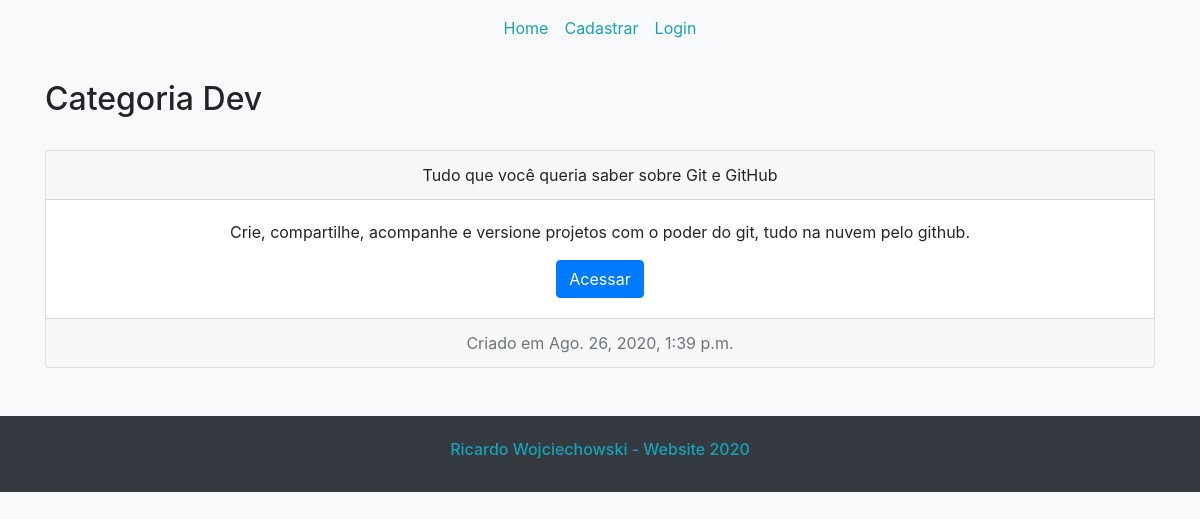
Screenshot of /categorias/Dev/ with the database file from the repository.
### blog/models.py (models this page shows, shortened)
class Post(models.Model):
    title = models.CharField(max_length=255)
    header_image = models.ImageField(null=True,
                                     blank=True,
                                     upload_to="images/")
    author = models.ForeignKey(User, on_delete=models.CASCADE)
    body = RichTextField(blank=True, null=True)
    post_date = models.DateTimeField(auto_now_add=True)
    category = models.CharField(max_length=255, default='sem categoria')
    snippet = models.CharField(max_length=255, default='Resumo do post')
    likes = models.ManyToManyField(User, related_name='blog_posts')

### blog/views.py (the view)
# urls.py: path('categorias/<str:cats>/', category_view, name='category'),
def category_view(request, cats):
    category_posts = Post.objects.filter(category=cats)
    return render(request, 'blog/categories.html', {
        'cats': cats.title(),
        'category_posts': category_posts
    })

### templates/blog/categories.html
{% extends 'base.html' %}
{% block content %}
    {% if category_posts %}
        <h2>Categoria {{ cats }}</h2>
        <div>
        {% for post in category_posts %}
            <br>
                <div class="card text-center mb-3"style="width: 100%">
                    <div class="card-header">
                    {{ post.title }}
                    </div>
                    <div class="card-body">
                    <p class="card-text">{{ post.snippet | safe }}</p>
                    <a href="#" class="btn btn-primary">Acessar</a>
                    </div>
                    <div class="card-footer text-muted">
                    Criado em {{ post.post_date }}
                    </div>
                </div>
        {% endfor %}
        </div>
    {% else %}
        <h2>Nessa categoria não temos post!</h2>
    {% endif %}
{% endblock %}

### rows the page displays
Post: category "Dev", title "Tudo que você queria saber sobre Git e GitHub", snippet "Crie, compartilhe, acompanhe e versione projetos com o poder do git, tudo na nuvem pelo github.", post_date "Ago. 26, 2020, 1:39 p.m."
